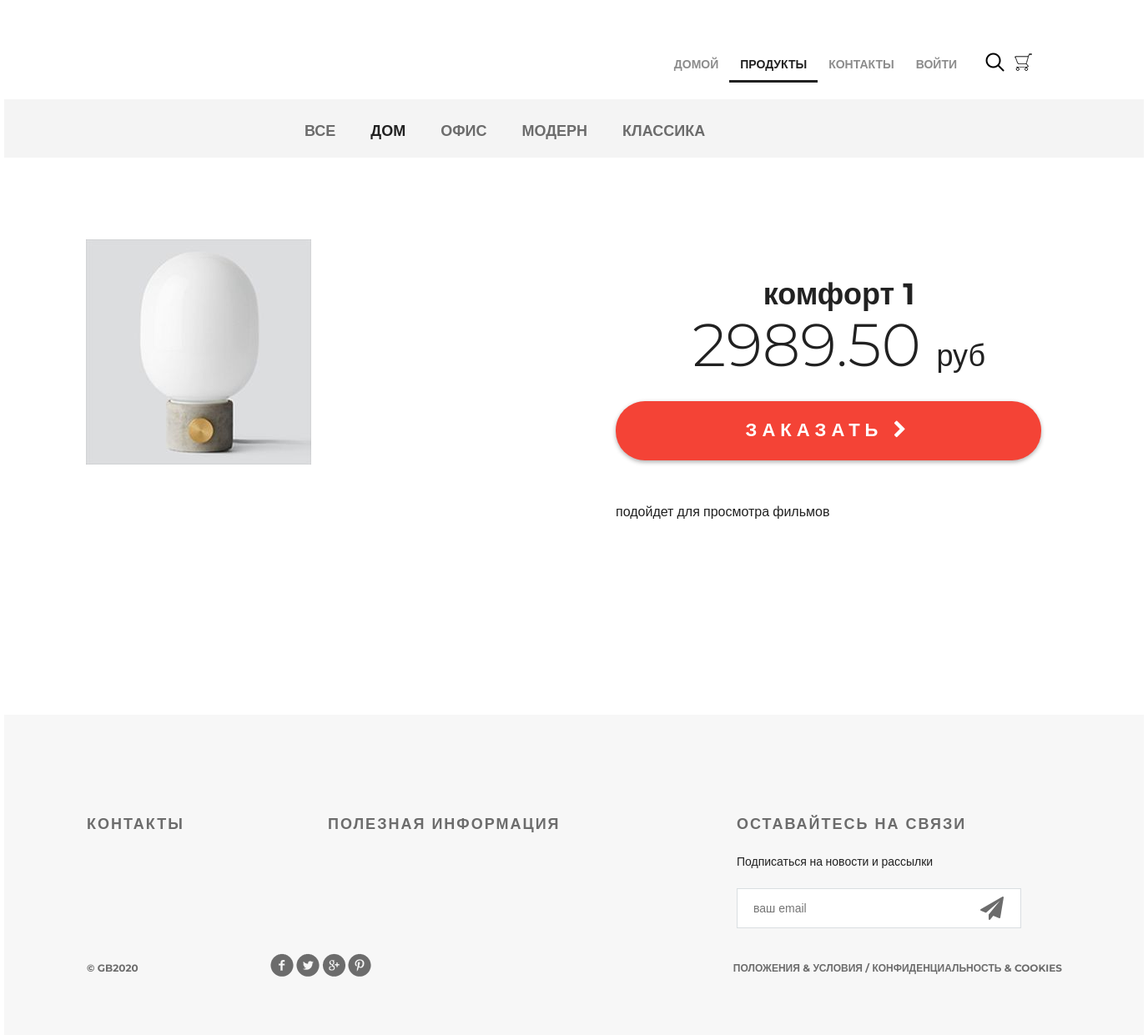
Page /products/product/1/ on the committed database.
### mainapp/models.py (models this page shows, shortened)
class ProductCategory(models.Model):
    name = models.CharField(verbose_name="имя", max_length=64, unique=True)
    description = models.TextField(verbose_name="описание", blank=True)
    is_active = models.BooleanField(
        verbose_name="категория активна", default=True)

class Product(models.Model):
    category = models.ForeignKey(ProductCategory, on_delete=models.CASCADE)
    name = models.CharField(verbose_name="имя продукта", max_length=128)
    image = models.ImageField(upload_to="products_images", blank=True)
    short_desc = models.CharField(
        verbose_name="краткое описание продукта", max_length=60, blank=True)
    description = models.TextField(
        verbose_name="описание продукта", blank=True)
    price = models.DecimalField(
        verbose_name="цена продукта", max_digits=8, decimal_places=2, default=0)
    quantity = models.PositiveIntegerField(
        verbose_name="количество на складе", default=0)
    is_active = models.BooleanField(
        verbose_name="продукт активен", default=True)

### mainapp/views.py (the view)
# urls.py: path('product/<int:pk>/', mainapp.product, name='product'),
def product(request, pk):
    title = "Продукты"
    content = {
        "title": title,
        "links_menu": ProductCategory.objects.all(),
        "product": get_object_or_404(Product, pk=pk),
        "basket": get_basket(request.user),
        "media_url": settings.MEDIA_URL,
    }
    return render(request, "mainapp/product.html", content)

### mainapp/views.py (called while the page is built)
def get_basket(user):
    if user.is_authenticated:
        return Basket.objects.filter(user=user)
    else:
        return[]

### mainapp/templates/mainapp/product.html
{% extends 'mainapp/base.html' %} {% load static %} {% block menu %}
<div class="hero-white">
    <div class="header clearfix">
        {% include 'mainapp/includes/inc_menu.html' %}
    </div>
</div>
{% endblock %} {% block content %}
<div class="details">
    <div class="links clearfix">
        {% include 'mainapp/includes/inc_categories_menu.html' %}
    </div>
    <div class="details-products">
        <div class="details-slider">
            <div class="slider-product">
                <img src="{{ media_url }}{{ product.image }}" alt="{{ product.short_desc }}">
            </div>
        </div>
        <div class="description">
            <h3 class="big-bold">{{ product.name }}</h3>
            <br>
            <p class="price"> {{ product.price }} <span>руб</span></p>
            <a href="{% url 'basket:add' product.pk %}" class="red-button">
                заказать
                <i class="fa fa-chevron-right" aria-hidden="true"></i>
            </a>
            <div class="description-text">
                {{ product.description }}
            </div>
        </div>
    </div>
</div>
<div class="clr"></div>
{% endblock content %}

### mainapp/templates/mainapp/includes/inc_categories_menu.html
<ul class="links-menu">
    <li>
        <a href="{% url 'products:category' pk=0 %}"
            class="{% if request.resolver_match.kwargs.pk == 0%}active{% endif %}">
            все
        </a>
    </li>
    {% for link in links_menu %}
    <li>
        <a href="{% url 'products:category' link.pk %}"
        class="{% if request.resolver_match.kwargs.pk|add:'0' == link.pk %}active{% endif %}">
            {{link.name}}
        </a>
    </li>
    {% endfor %}
</ul>

### static/css/style.css (style rules this page uses)
* { margin: 0; padding: 0; }
body { font-family: 'Montserrat', sans-serif; }
html, body { height: 100%; }
.clr { height: 384px; }
.clearfix:after { content: ""; display: block; clear: both; }
.big-bold { color: #212121; font-size: 36px; font-weight: 700; text-align: left; margin-bottom: 24px; line-height: 36px; }
.hero-white { background-color: #fff; height: 119px; padding-left: 98px; padding-right: 211px; position: relative; }
.links { height: 70px; background-color: #f4f4f4; position: relative; padding-left: 360px; }
.links-menu { margin: 27px auto 0px; position: absolute; }
.links-menu li { float: left; list-style-type: none; padding-right: 42px; }
.links-menu li a { text-decoration: none; color: #6c6c6c; font-size: 18px; font-weight: 700; text-transform: uppercase; }
.links-menu .active { color: #212121; font-size: 18px; font-weight: 700; }
.details-products { padding-left: 98px; padding-right: 98px; margin-top: 98px; }
.details-slider { width: 570px; float: left; margin-right: 30px; }
.slider-product { width: 570px; height: 570px; }
.description { width: 535px; float: right; padding-left: 35px }
.description .big-bold { color: #212121; font-size: 36px; font-weight: 700; text-align: center; margin-top: 47px; margin-bottom: 0px; }
.description .price { color: #212121; font-size: 72px; font-weight: 300; line-height: 48px; text-align: center; }
.description .price span { color: #212121; font-size: 36px; font-weight: 300; line-height: 48px; text-align: center; }
.red-button { display: block; height: 71px; width: 510px; border-radius: 35px; background-color: #f44336; text-align: center; text-transform: uppercase; text-decoration: none; color: #ffffff; font-size: 22px; font-weight: 700; line-height: 24px; box-shadow: 0px 2px 4.85px 0.15px rgba(33, 33, 33, 0.35); line-height: 70px; letter-spacing: 6px; margin-top: 31px; }
.description-text { margin-top: 50px; color: #212121; font-size: 16px; font-weight: 300; line-height: 24px; text-align: left; }

### rows in the picture
ProductCategory: name "ДОМ"
ProductCategory: name "ОФИС"
ProductCategory: name "МОДЕРН"
ProductCategory: name "КЛАССИКА"
Product: image (picture), name "комфорт 1", price "2989.50", description "подойдет для просмотра фильмов"
